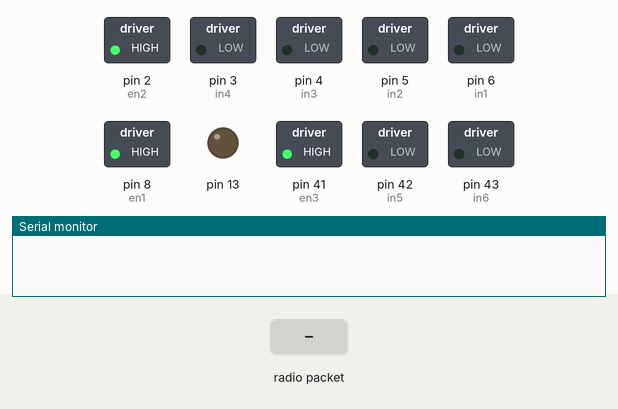
A sketch run on a simulated Arduino Mega 2560, built with avr-gcc and run on an emulated ATmega2560. Shown: switched loads named in the sketch (green lamp = pin HIGH), output pins drawn as LEDs (lit = HIGH), the last lines printed to the serial monitor. The test bench sets the inputs (shaded band). No radio packets arrive unless stated.

Above: at 1.2 s.
1.3 s: radio packet "a" arrives
At 1.7 s:
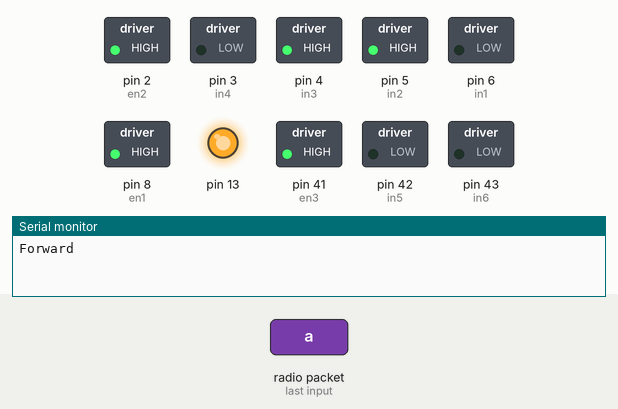
2.8 s: radio packet "s" arrives
At 4.0 s:
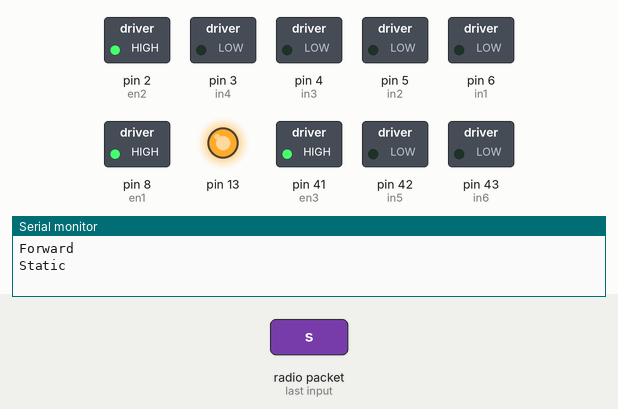
4.3 s: radio packet "b" arrives
At 5.2 s:
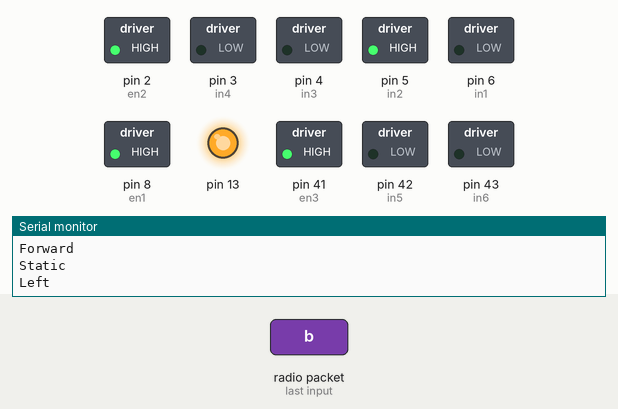
5.8 s: radio packet "d" arrives
At 6.4 s:
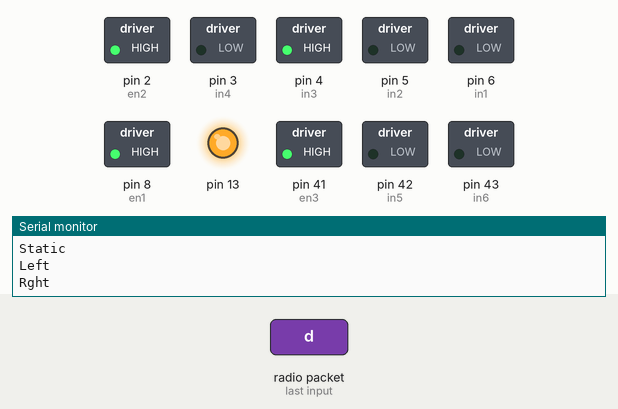
7.3 s: radio packet "p" arrives
At 8.5 s:
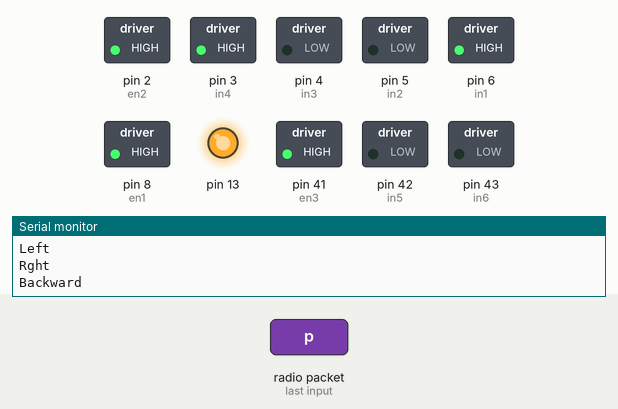
8.8 s: radio packet "H" arrives
At 9.9 s:
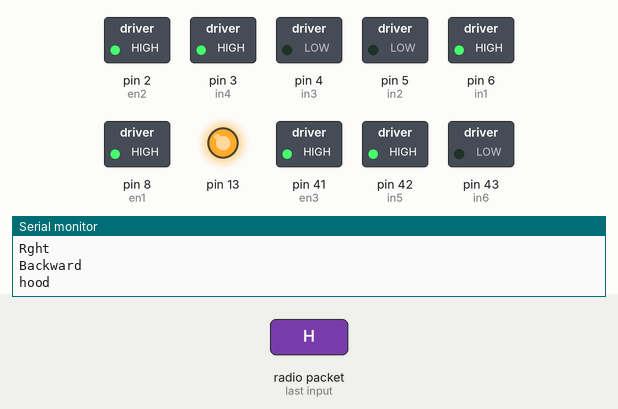
Timing chart, 0 to 31.3 s (numbered marks = the images above; inputs shaded):
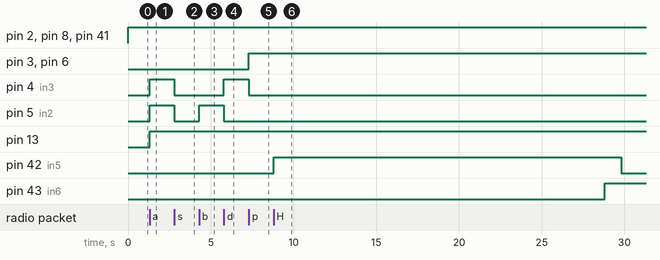

The sketch:

Receiver.ino
```cpp
/* This is the program for arduino MEGA which is used in the chassis of the car by which it recives the data which is further used to control the motors and movement of the bot.
 *  Author : Shashi Prakash(https://github.com/sspeedy99)
 *  Date : 21 April 2018.
 */
#include <VirtualWire.h>
int in1 = 6;
int in2 = 5;
int in3 = 4;
int in4 = 3;
int en1 = 8;
int en2 = 2 ;
int en3 = 41; // The third enable pin is used for hood raising mechanism.
int in5 = 42; //motor driver L298 in1 will be in5 and in2 will be in6 of the motor which is used for hood part.
int in6 = 43;
void setup()
{
  Serial.begin(9600); // Debugging only
  pinMode(13, OUTPUT);
  pinMode(in1, OUTPUT);
  pinMode(in2, OUTPUT);
  pinMode(in3, OUTPUT);
  pinMode(in4, OUTPUT);
  pinMode(in5, OUTPUT);
  pinMode(in6, OUTPUT);
  pinMode(en1, OUTPUT);
  pinMode(en2, OUTPUT);
  pinMode(en3, OUTPUT);


  //vw_set_ptt_inverted(true); // Required when using encoder/decoder
  vw_setup(2000);  // Bits per sec

  vw_rx_start();       // Start the receiver
}

void loop()
{
  digitalWrite(en1, HIGH);
  digitalWrite(en2, HIGH);
  digitalWrite(en3, HIGH);

  uint8_t buf[VW_MAX_MESSAGE_LEN];
  uint8_t buflen = VW_MAX_MESSAGE_LEN;

  if (vw_get_message(buf, &buflen)) // Non-blocking
  {
    int i;

    digitalWrite(13, HIGH); // Turn led 13 pin on


    if (char(buf[0]) == 'a') // Move forward.
    {
      Serial.println("Forward");
      digitalWrite(in1, LOW);
      digitalWrite(in2, HIGH);
      digitalWrite(in3, HIGH);
      digitalWrite(in4, LOW);
      delay(1000);
    }
    else if (char(buf[0]) == 's') // static value.
    {
      Serial.println("Static");
      digitalWrite(in1, LOW);
      digitalWrite(in2, LOW);
      digitalWrite(in3, LOW);
      digitalWrite(in4, LOW);
      delay(1000);
    }
    else if (char(buf[0]) == 'b') // Move Left
    {
      Serial.println("Left");
      digitalWrite(in1, LOW);
      digitalWrite(in2, HIGH);
      digitalWrite(in3, LOW);
      digitalWrite(in4, LOW);
      delay(1000);
    }
    else if (char(buf[0]) == 'd') // Move Right.
    {
      Serial.println("Rght");
      digitalWrite(in1, LOW);
      digitalWrite(in2, LOW);
      digitalWrite(in3, HIGH);
      digitalWrite(in4, LOW);
      delay(1000);
    }
    else if (char(buf[0]) == 'p') // Move backward
    {
      Serial.println("Backward");
      digitalWrite(in1, HIGH);
      digitalWrite(in2, LOW);
      digitalWrite(in3, LOW);
      digitalWrite(in4, HIGH);
      delay(1000);
    }
    else if (char(buf[0]) == 'H') // Raise the hood
    {

      //for Clockwise in1=HIGH, in2=LOW.
      //Clockwise for 20 secs.
      Serial.println("hood");

      digitalWrite(in5, HIGH);
      digitalWrite(in6, LOW);
      delay(20000);

      //for brake of 1 secs.
      digitalWrite(in5, HIGH);
      digitalWrite(in6, HIGH);
      delay(1000);

      //Anti clockwise for 20secs.
      digitalWrite(in5, LOW);
      digitalWrite(in6, HIGH);
      delay(20000);

      //for brake 1 sec.
      digitalWrite(in5, HIGH);
      digitalWrite(in6, HIGH);
      delay(1000);
    }
    Serial.println("");

  }
}
```

Measured:
- after the input at 1.3 s, pin 4 (in3), pin 5 (in2), pin 13: LOW → HIGH at once
- after the input at 2.8 s, pin 4 (in3), pin 5 (in2): HIGH → LOW at once
- after the input at 4.3 s, pin 5 (in2): LOW → HIGH at once
- after the input at 5.8 s, pin 4 (in3): LOW → HIGH at once; pin 5 (in2): HIGH → LOW at once
- after the input at 7.3 s, pin 3 (in4), pin 6 (in1): LOW → HIGH at once; pin 4 (in3): HIGH → LOW at once
- after the input at 8.8 s, pin 42 (in5): LOW → HIGH at once, → LOW 21.0 s later; pin 43 (in6): LOW → HIGH after 20.0 s
